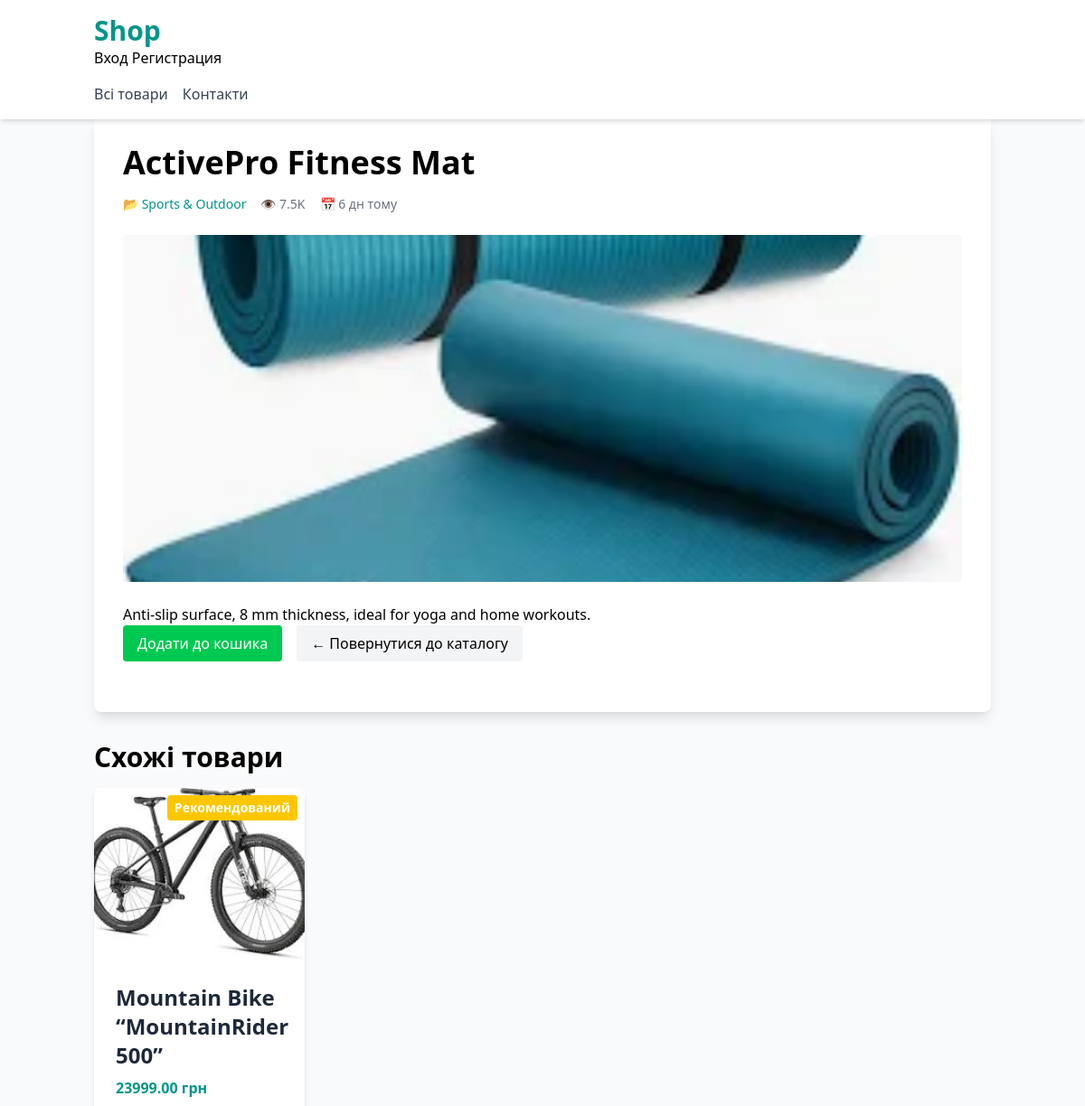
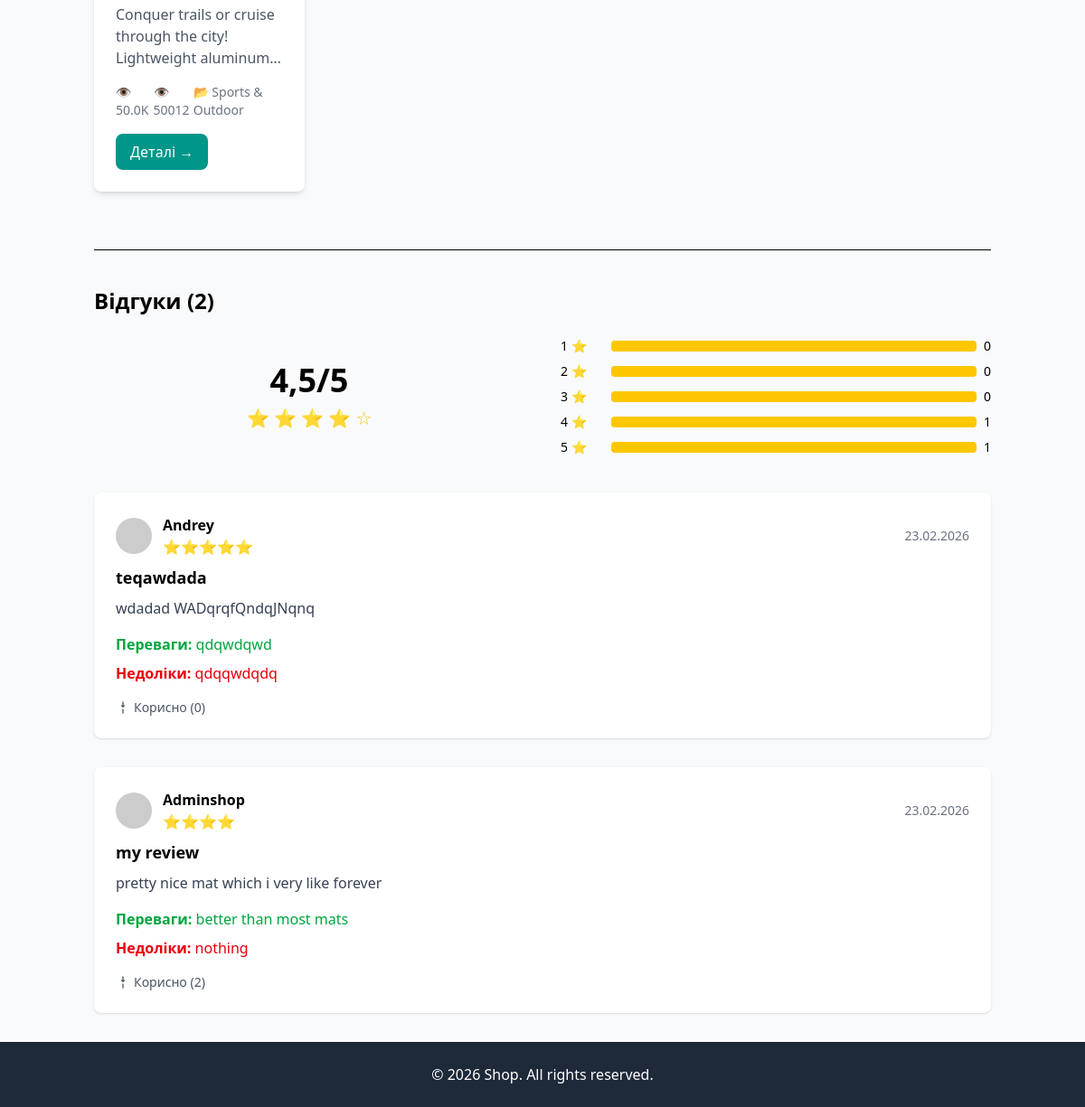
The page /product/10/activepro-fitness-mat/ on the database its author committed (2 pictures, top to bottom).
### apps/main/models.py (models this page shows, shortened)
class Product(models.Model):
    category = models.ForeignKey(Category, related_name="products", on_delete=models.CASCADE, verbose_name="Категорія")
    name = models.CharField(max_length=150, verbose_name="Назва товару")
    slug = models.SlugField(unique=True, verbose_name="Слаг")
    description = models.TextField(verbose_name="Опис", blank=True, null=True)
    price = models.DecimalField(max_digits=10, decimal_places=2, verbose_name="Ціна")
    image = models.ImageField(upload_to="products/", blank=True, verbose_name="Зображення")
    views = models.IntegerField(default=0, verbose_name="Перегляди")
    featured = models.BooleanField(default=False, verbose_name="Рекомендований")
    is_available = models.BooleanField(default=True, verbose_name="В наявності")
    created_at = models.DateTimeField(auto_now_add=True, verbose_name="Створено")
    updated_at = models.DateTimeField(auto_now=True, verbose_name="Оновлено")
    class Meta:
        ordering = ["-created_at"]
        verbose_name = "Товар"
        verbose_name_plural = "Товари"
    def get_absolute_url(self):
        return reverse("main:product_detail", args=[self.id, self.slug])

class Category(models.Model):
    name = models.CharField(max_length=100, db_index=True, verbose_name="Назва категорії")
    slug = models.SlugField(max_length=100, unique=True, verbose_name="Слаг")
    description = models.TextField(blank=True, verbose_name="Опис")
    image = models.ImageField(upload_to="categories/", blank=True, verbose_name="Зображення")
    is_active = models.BooleanField(default=True)
    class Meta:
        ordering = ["name"]
        verbose_name = "Категорія"
        verbose_name_plural = "Категорії"
    def get_absolute_url(self):
        return reverse("main:product_list_by_category", args=[self.slug])

### apps/reviews/models.py (models this page shows, shortened)
class Review(models.Model):
    RATING_CHOICES = [(1,'1 ⭐'),(2,'2 ⭐⭐'),(3,'3 ⭐⭐⭐'),(4,'4 ⭐⭐⭐⭐'),(5,'5 ⭐⭐⭐⭐⭐')]
    product = models.ForeignKey(
        'main.Product',
        on_delete=models.CASCADE,
        related_name='reviews'
    )
    author = models.ForeignKey(User, on_delete=models.CASCADE)
    rating = models.IntegerField(choices=RATING_CHOICES,
                                 validators=[MinValueValidator(1), MaxValueValidator(5)])
    title = models.CharField(max_length=100)
    content = models.TextField(max_length=1000)
    advantages = models.TextField(blank=True)
    disadvantages = models.TextField(blank=True)
    created_at = models.DateTimeField(auto_now_add=True)
    updated_at = models.DateTimeField(auto_now=True)
    is_active = models.BooleanField(default=True)
    helpful_count = models.IntegerField(default=0)
    class Meta:
        unique_together = ['product','author']
        ordering = ['-created_at']
    def get_rating_display_stars(self):
        return '⭐' * self.rating

### apps/main/views.py (the view)
# urls.py: path("product/<int:id>/<slug:slug>/", views.product_detail, name="product_detail"),
def product_detail(request, id, slug):
    product = get_object_or_404(Product, id=id, slug=slug, is_available=True)
    product.views += 1
    product.save(update_fields=["views"])
    related_products = Product.objects.filter(
        category=product.category,
        is_available=True
    ).exclude(id=product.id)[:4]
    reviews = product.reviews.filter(is_active=True)
    reviews_count = reviews.count()
    user_review = None
    if request.user.is_authenticated:
        user_review = reviews.filter(author=request.user).first()
    if request.method == "POST":
        if request.user.is_authenticated:
            form = ReviewForm(request.POST)
            if form.is_valid():
                review = form.save(commit=False)
                review.product = product
                review.author = request.user
                review.save()
                return redirect(product.get_absolute_url())
        else:
            return HttpResponseForbidden("Потрібно увійти в акаунт")
    else:
        form = ReviewForm()
    raw_distribution = reviews.values('rating').annotate(count=Count('rating'))
    rating_distribution = {}
    for i in range(1, 6):
        rating_count = next((item['count'] for item in raw_distribution if item['rating'] == i), 0)
        percent = (rating_count / reviews_count * 100) if reviews_count else 0
        rating_distribution[i] = {'count': rating_count, 'percent': percent}
    average_rating = reviews.aggregate(avg=Avg('rating'))['avg'] or 0
    context = {
        "product": product,
        "related_products": related_products,
        "reviews": reviews,
        "reviews_count": reviews_count,
        "average_rating": average_rating,
        "rating_distribution": rating_distribution,
        "user_review": user_review,
        "form": form,
    }
    return render(request, "main/product_details.html", context)

### apps/accounts/views.py (called while the page is built)
    def __call__(self, request):
        if request.path.startswith('/admin/'):
            if not request.user.is_authenticated or not request.user.is_staff:
                return redirect('main:product_list')
        return self.get_response(request)

### apps/main/templatetags/shop_filters.py (called while the page is built)
@register.filter(name='currency')
def format_currency(value, currency='грн'):
    try:
        return f"{float(value):.2f} {currency}"
    except (ValueError, TypeError):
        return value

@register.filter
def compact_number(value):
    try:
        value = int(value)
        if value >= 1_000_000:
            return f"{value/1_000_000:.1f}M"
        elif value >= 1_000:
            return f"{value/1_000:.1f}K"
        return str(value)
    except (ValueError, TypeError):
        return value

@register.filter
def time_ago(date):
    if not date:
        return ""
    now = timezone.now()
    diff = now - date
    seconds = diff.total_seconds()
    if seconds < 60:
        return "щойно"
    elif seconds < 3600:
        return f"{int(seconds/60)} хв тому"
    elif seconds < 86400:
        return f"{int(seconds/3600)} год тому"
    elif seconds < 604800:
        return f"{int(seconds/86400)} дн тому"
    else:
        return date.strftime("%d.%m.%Y")

### apps/main/templatetags/shop_tags.py (called while the page is built)
@register.inclusion_tag('main/components/product_card.html')
def show_product_card(product):
    discount = 0
    if getattr(product, 'discount_price', None) and product.price > 0:
        discount = int(((product.price - product.discount_price) / product.price) * 100)
    return {
        'product': product,
        'discount': discount,
        'final_price': getattr(product, 'discount_price', None) or product.price
    }

### apps/main/templates/main/product_details.html (shortened to what this page needs)
{% extends "base.html" %}
{% block content %}
{% load shop_filters %}
{% load shop_tags %}
<article class="product-detail bg-white rounded-lg shadow-lg p-8 mb-8">
    <h1 class="text-4xl font-bold mb-4">{{ product.name }}</h1>
    <div class="flex gap-4 text-sm text-gray-500 mb-6">
        <span>📂 <a href="{{ product.category.get_absolute_url }}" class="text-teal-600 hover:text-teal-700">{{ product.category.name }}</a></span>
        <span>👁️ {{ product.views|compact_number }}</span>
        <span>📅 {{ product.updated_at|time_ago }}</span>
    </div>
    {% if product.image %}
        <img src="{{ product.image.url }}" class="w-full h-96 object-cover rounded mb-6">
    {% endif %}
    <p class="mb-6">{{ product.description|linebreaks }}</p>
    <div class="flex gap-4 mb-6">
        <button class="bg-green-500 hover:bg-green-600 text-white px-4 py-2 rounded">Додати до кошика</button>
        <a href="{% url 'main:product_list' %}" class="bg-gray-100 hover:bg-gray-200 px-4 py-2 rounded">← Повернутися до каталогу</a>
    </div>
</article>
{% if related_products %}
<section class="related-products">
    <h2 class="text-3xl font-bold mb-4">Схожі товари</h2>
    <div class="related-grid grid grid-cols-1 md:grid-cols-2 lg:grid-cols-4 gap-4">
        {% for p in related_products %}
            {% show_product_card p %}
        {% endfor %}
    </div>
</section>
{% endif %}
{% include 'reviews/review_list.html' %}
{% endblock %}

### apps/main/templates/main/components/product_card.html
{% load shop_tags %}
{% load shop_filters %}
<div class="bg-white rounded-lg shadow-md overflow-hidden hover:shadow-xl transition-shadow relative">
  {% if product.featured %}
    <div class="absolute top-2 right-2 bg-yellow-400 text-white px-2 py-1 rounded text-sm font-bold">
      Рекомендований
    </div>
  {% endif %}
  {% if product.image %}
    <img src="{{ product.image.url }}" alt="{{ product.name }}" class="w-full h-48 object-cover">
  {% endif %}
  <div class="p-6">
    <h2 class="text-2xl font-bold text-gray-800 mb-2 hover:text-teal-600 transition-colors">
      {{ product.name }}
    </h2>
    <p class="text-teal-600 font-semibold mb-3">
      {{ product.price|currency }}
    </p>
    <p class="text-gray-600 mb-4 line-clamp-3">
      {{ product.description|truncatewords:20 }}
    </p>
    <div class="flex justify-between text-sm text-gray-500 mb-4">
      <span>👁️ {{ product.views|compact_number }}</span>
      <span>👁️ {{ product.views }}</span>
      <span>
        📂
        <a href="{{ product.category.get_absolute_url }}" class="hover:text-teal-600">
          {{ product.category.name }}
        </a>
      </span>
    </div>
    <a href="{{ product.get_absolute_url }}"
       class="inline-block bg-teal-600 hover:bg-teal-700 text-white px-4 py-2 rounded-lg font-medium">
       Деталі →
    </a>
  </div>
</div>

### apps/reviews/templates/reviews/review_list.html (shortened to what this page needs)
<div class="mt-16 border-t pt-10">
  <h2 class="text-2xl font-bold mb-6">Відгуки ({{ reviews_count }})</h2>
  <div class="grid md:grid-cols-2 gap-10 mb-10">
    <div class="flex flex-col items-center justify-center">
      <div class="text-4xl font-bold">{{ average_rating|floatformat:1 }}/5</div>
      <div class="text-yellow-400 text-xl mt-2">
        {% for i in "12345" %}
          {% if forloop.counter <= average_rating %}
            ⭐
          {% else %}
            ☆
          {% endif %}
        {% endfor %}
      </div>
    </div>
    <div class="space-y-2">
        {% for star, data in rating_distribution.items %}
            <div class="flex items-center space-x-2">
                <span class="w-12 text-sm">{{ star }} ⭐</span>
                <div class="flex-1 bg-gray-200 rounded h-3">
                    <div class="bg-yellow-400 h-3 rounded" style="width: {{ data.percent }}%"></div>
                </div>
                <span class="text-sm">{{ data.count }}</span>
            </div>
        {% endfor %}
    </div>
  </div>
  <div class="space-y-8">
    {% for review in reviews %}
      <div class="bg-white p-6 rounded-lg shadow">
        <div class="flex justify-between items-center mb-2">
          <div class="flex items-center space-x-3">
            <img src="https://www.gravatar.com/avatar/{{ review.author.email }}?s=40&d=identicon"
                 class="w-10 h-10 rounded-full" alt="Avatar">
            <div>
              <p class="font-semibold">{{ review.author.username }}</p>
              <p class="text-yellow-400">{{ review.get_rating_display_stars }}</p>
            </div>
          </div>
          <div class="text-sm text-gray-500">
            {{ review.created_at|date:"d.m.Y" }}
          </div>
        </div>
        <h3 class="font-bold text-lg mb-2">{{ review.title }}</h3>
        <p class="mb-4 text-gray-700">{{ review.content }}</p>
        {% if review.advantages %}
          <div class="text-green-600 mb-2">
            <strong>Переваги:</strong> {{ review.advantages }}
          </div>
        {% endif %}
        {% if review.disadvantages %}
          <div class="text-red-600 mb-2">
            <strong>Недоліки:</strong> {{ review.disadvantages }}
          </div>
        {% endif %}
        <div class="flex justify-between items-center mt-4">
          <a href="{% url 'reviews:mark_helpful' review.id %}"
             class="text-sm text-gray-600 hover:text-black flex items-center space-x-1">
            <svg xmlns="http://www.w3.org/2000/svg" class="h-4 w-4 inline" fill="none" viewBox="0 0 24 24"
                 stroke="currentColor">
              <path stroke-linecap="round" stroke-linejoin="round" stroke-width="2"
                    d="M14 9l-2 2m0 0l-2-2m2 2V3m0 12v6"/>
            </svg>
            <span>Корисно ({{ review.helpful_count }})</span>
          </a>
        </div>
      </div>
    {% empty %}
      <p class="text-gray-500">Поки що немає відгуків. Будьте першим!</p>
    {% endfor %}
  </div>
</div>

### static/css/style.css (style rules this page uses)
.products-grid, .related-grid { display: grid; gap: 20px; }

### rows shown on the page
Product: name "ActivePro Fitness Mat", category.name "Sports & Outdoor", views|compact_number "7.5K", updated_at "6 дн тому", image (picture), description "Anti-slip surface, 8 mm thickness, ideal for yoga and home workouts."
Product: featured "Рекомендований", image (picture), name "Mountain Bike “MountainRider 500”", price "23999.00 грн", description "Conquer trails or cruise through the city! Lightweight…", views|compact_number "50.0K", views "50012", category.name "Sports & Outdoor"
Review: author.username "Andrey", get_rating_display_stars "⭐⭐⭐⭐⭐", created_at "23.02.2026", title "teqawdada", content "wdadad WADqrqfQndqJNqnq", advantages "qdqwdqwd", disadvantages "qdqqwdqdq", helpful_count "0"
Review: author.username "Adminshop", get_rating_display_stars "⭐⭐⭐⭐", created_at "23.02.2026", title "my review", content "pretty nice mat which i very like forever", advantages "better than most mats", disadvantages "nothing", helpful_count "2"

### other values the page prints
{{ reviews_count }} "2"
{{ average_rating|floatformat:1 }} "4,5"
{{ star }} "1" "2" "3" "4" "5"
{{ data.count }} "0" "0" "0" "1" "1"
